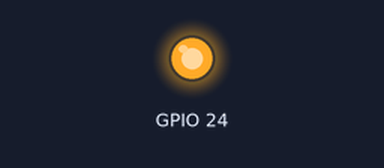
Bench run of a program on a simulated Raspberry Pi (BCM pin numbers). On the bench: output pins drawn as LEDs (lit = HIGH). At 0.0 s the program stops and its outputs stay as they are.

Above: at 0.1 s.
Timing chart, 0 to 1.5 s (numbered marks = the images above):
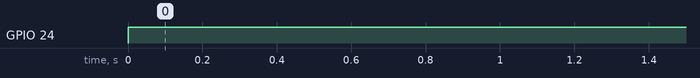

The program:

enciende.py
```python
#!usr/bin/env/ python
## enciende.py
#Importamos la libreria y le cambiamos el nombre a GPIO
import RPi.GPIO as GPIO
#Establecemos el sistema de numeracion que queremos,
#eb este caso el sistema BCM
GPIO.setmode(GPIO.BCM)
#Configuramos el pin GPIO 24 como una salida
GPIO.setup(24, GPIO.OUT)
#Encendemos el led
GPIO.output(24, GPIO.HIGH)
```

Measured:
- by itself, GPIO 24: LOW → HIGH at 0.00 s
